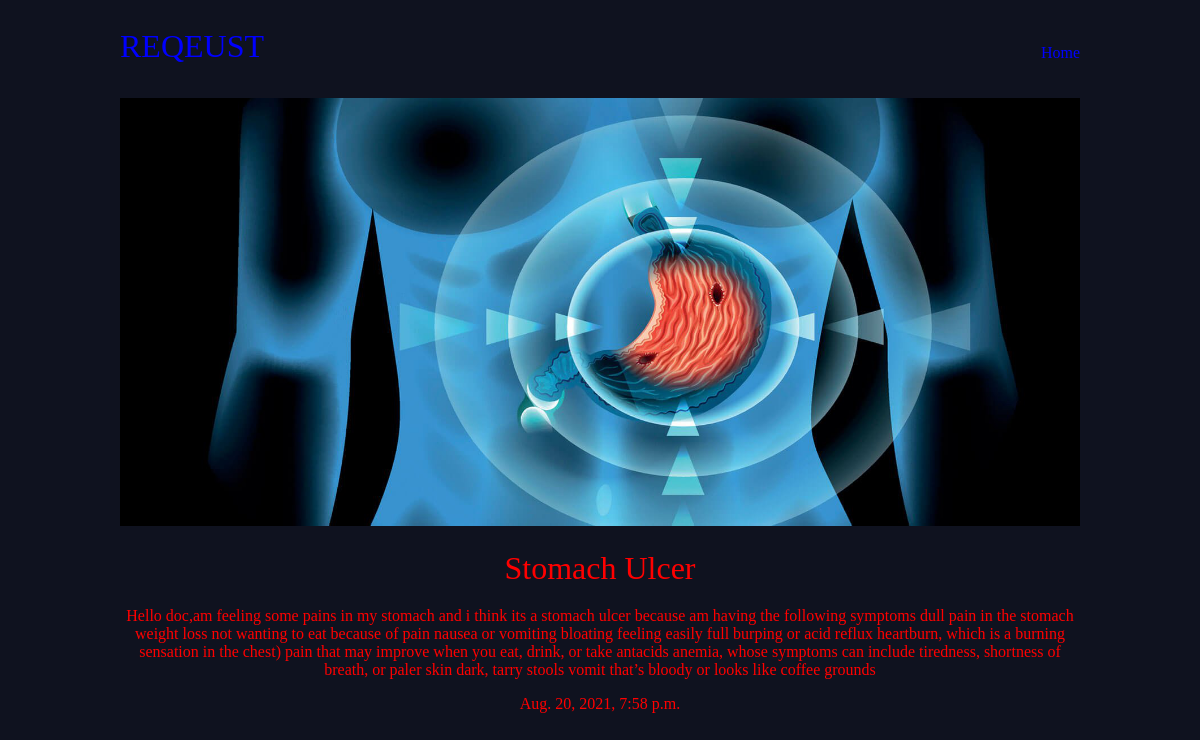
/patients/stomach-ulcer/, run on the app's committed database.
### patients/models.py (models this page shows, shortened)
class Post(models.Model):
    title = models.CharField(max_length=100)
    slug = models.SlugField()
    body = models.TextField()
    date = models.DateTimeField(auto_now_add=True)
    thumb = models.ImageField(default='default.png', blank=True)
    author = models.ForeignKey(User, on_delete=models.CASCADE, default=None)

### patients/views.py (the view)
# urls.py: path('<slug:slug>/', views.patient_detail, name="detail"),
def patient_detail(request, slug):
    patient = Post.objects.get(slug=slug)
    return render(request, 'patients/patient_detail.html', {'blath':patient})

### patients/templates/patients/patient_detail.html
{% extends 'base.html' %}
{% block content %}
<div class="patient-detail">
    <div class="patient">
        <img src="{{blath.thumb.url}}" />
        <h2>{{blath.title}}</h2>
        <p>{{blath.body}}</p>
        <p>{{blath.date}}</p>
    </div>
</div>
{% endblock %}

### templates/base.html (shortened to what this page needs)
{% load static %}
<!DOCTYPE html>
<html lang="en">
<head>
    <link rel="stylesheet" href="{% static 'style.css' %}">
</head>
<body>
    <header class="wrapper">
        <h1><a href="{% url 'patients:list' %}">REQEUST</a></h1>
        <nav>
            <ul>
                {% if user.is_authenticated %}
                <li>
                    <form class="logout-link" action="{% url 'accounts:logout' %}" method="post">
                        {% csrf_token %}
                        <button type="submit">Logout</button>
                    </form>
                </li>
                <li><a href="{% url 'patients:create' %}" class="highlight">New Post</a></li>
                {% else %}
                <li><a href="{% url 'homepage' %}">Home</a></li>
                {% endif %}
            </ul>
        </nav>
    </header>
    <div class="wrapper">
        {% block content %}
        {% endblock %}
    </div>
</body>
</html>

### static/style.css (style rules this page uses)
body { background:#0f121f; background-repeat:no-repeat ; color: red; }
h1, h2, h3, h4, h5 { font-weight:normal; margin:0; }
a, a:hover, a:visited { color: blue; text-decoration: none; }
.wrapper { max-width: 960px; margin: 0 auto; }
header { display:grid; grid-template-columns:1fr 1fr; padding:20px 0; }
nav { justify-self:end; }
nav li { display:inline-block; margin-left:20px; }
.patient-detail .patient { padding:0; }
.patient-detail .patient img { max-width:100%; }
.patient-detail .patient h2 { text-align:center; margin: 20px auto; font-size:2em; }
.patient-detail .patient p { text-align:center; }

### data on the page
Post: thumb (picture), title "Stomach Ulcer", body "Hello doc,am feeling some pains in my stomach and i think its a stomach ulcer because am having the following symptoms dull pain in the stomach weight loss not wanting to eat because of pain nausea or vomiting bloating feeling easily full burping or acid reflux heartburn, which is a burning sensation in the chest) pain that may improve when you eat, drink, or take antacids anemia, whose symptoms can include tiredness, shortness of breath, or paler skin dark, tarry stools vomit that’s bloody or looks like coffee grounds", date "Aug. 20, 2021, 7:58 p.m."
